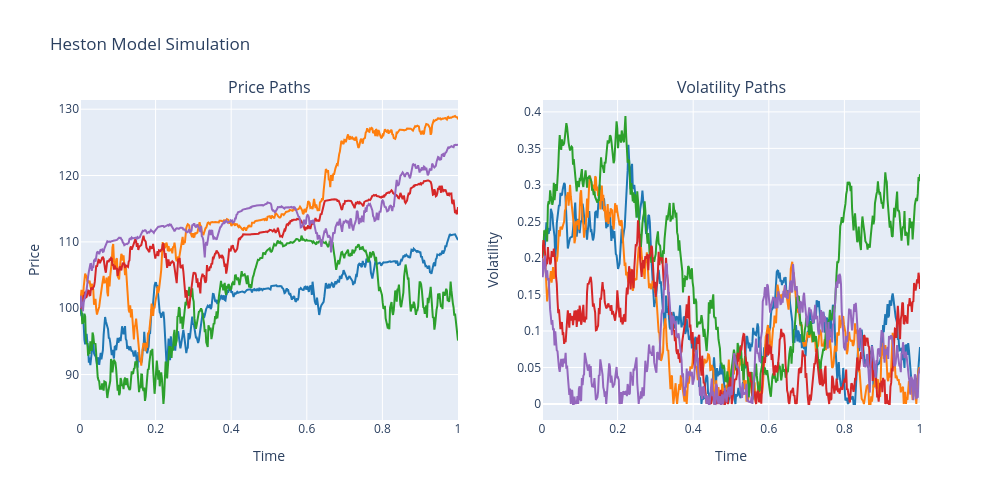

The cell this chart's notebook holds for it:
### Markdown cell above
## Heston model — simulation

### Code cell
seed = 42
# we simulate 1 milion paths and plot 5 of them
# the seeding is a little funky, to get the exact picture use    
# S0=100.0, v0=0.04, r=0.05,q=0.02,
#    kappa=2.0, theta=0.04, sigma=0.6, rho=-0.7,
#    T=1.0, N=512, n_paths=1000000, seed=42



model = HestonModel(
    S0=100.0, v0=0.04, r=0.05,q=0.02,
    kappa=2.0, theta=0.04, sigma=0.6, rho=-0.7,
    T=1.0, N=512, n_paths=1000000, seed=seed)
strike =100
model.create_simulation()
model.plot_simulation()

### Figure 1 — Plotly figure (JSON) as saved in the notebook; plotly's stock layout.template omitted (floating-point values rounded to 4 significant figures; data arrays with more than 128 entries replaced by an {"elided": "..."} marker saying what was removed)
{"data": [{"line": {"color": "#1f77b4"}, "mode": "lines", "showlegend": false, "type": "scatter", "x": {"elided": "513 float values"}, "xaxis": "x", "y": {"elided": "513 float values"}, "yaxis": "y"}, {"line": {"color": "#ff7f0e"}, "mode": "lines", "showlegend": false, "type": "scatter", "x": {"elided": "513 float values"}, "xaxis": "x", "y": {"elided": "513 float values"}, "yaxis": "y"}, {"line": {"color": "#2ca02c"}, "mode": "lines", "showlegend": false, "type": "scatter", "x": {"elided": "513 float values"}, "xaxis": "x", "y": {"elided": "513 float values"}, "yaxis": "y"}, {"line": {"color": "#d62728"}, "mode": "lines", "showlegend": false, "type": "scatter", "x": {"elided": "513 float values"}, "xaxis": "x", "y": {"elided": "513 float values"}, "yaxis": "y"}, {"line": {"color": "#9467bd"}, "mode": "lines", "showlegend": false, "type": "scatter", "x": {"elided": "513 float values"}, "xaxis": "x", "y": {"elided": "513 float values"}, "yaxis": "y"}, {"line": {"color": "#1f77b4"}, "mode": "lines", "showlegend": false, "type": "scatter", "x": {"elided": "513 float values"}, "xaxis": "x2", "y": {"elided": "513 float values"}, "yaxis": "y2"}, {"line": {"color": "#ff7f0e"}, "mode": "lines", "showlegend": false, "type": "scatter", "x": {"elided": "513 float values"}, "xaxis": "x2", "y": {"elided": "513 float values"}, "yaxis": "y2"}, {"line": {"color": "#2ca02c"}, "mode": "lines", "showlegend": false, "type": "scatter", "x": {"elided": "513 float values"}, "xaxis": "x2", "y": {"elided": "513 float values"}, "yaxis": "y2"}, {"line": {"color": "#d62728"}, "mode": "lines", "showlegend": false, "type": "scatter", "x": {"elided": "513 float values"}, "xaxis": "x2", "y": {"elided": "513 float values"}, "yaxis": "y2"}, {"line": {"color": "#9467bd"}, "mode": "lines", "showlegend": false, "type": "scatter", "x": {"elided": "513 float values"}, "xaxis": "x2", "y": {"elided": "513 float values"}, "yaxis": "y2"}], "layout": {"annotations": [{"font": {"size": 16}, "showarrow": false, "text": "Price Paths", "x": 0.225, "xanchor": "center", "xref": "paper", "y": 1, "yanchor": "bottom", "yref": "paper"}, {"font": {"size": 16}, "showarrow": false, "text": "Volatility Paths", "x": 0.775, "xanchor": "center", "xref": "paper", "y": 1, "yanchor": "bottom", "yref": "paper"}], "height": 500, "title": {"text": "Heston Model Simulation"}, "width": 1000, "xaxis": {"anchor": "y", "domain": [0, 0.45], "title": {"text": "Time"}}, "xaxis2": {"anchor": "y2", "domain": [0.55, 1], "title": {"text": "Time"}}, "yaxis": {"anchor": "x", "domain": [0, 1], "title": {"text": "Price"}}, "yaxis2": {"anchor": "x2", "domain": [0, 1], "title": {"text": "Volatility"}}}}
